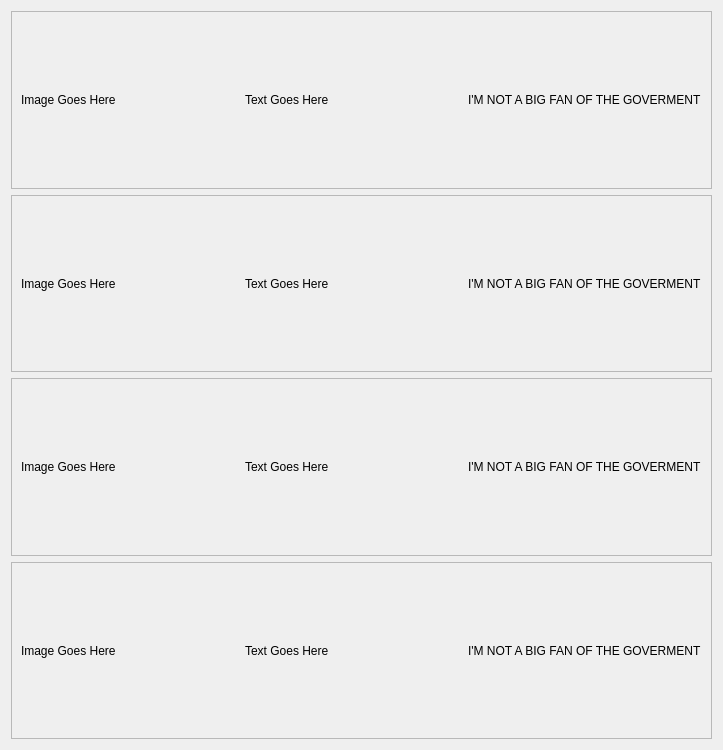
                <widget class="QWidget" name="ScrollAreaContentSubContainer">
                 <property name="geometry">
                  <rect>
                   <x>0</x>
                   <y>0</y>
                   <width>723</width>
                   <height>750</height>
                  </rect>
                 </property>
                 <layout class="QGridLayout" name="gridLayout_9">
                  <item row="0" column="0">
                   <widget class="QFrame" name="Content4">
                    <property name="frameShape">
                     <enum>QFrame::StyledPanel</enum>
                    </property>
                    <property name="frameShadow">
                     <enum>QFrame::Raised</enum>
                    </property>
                    <layout class="QHBoxLayout" name="horizontalLayout_18">
                     <item>
                      <widget class="QLabel" name="Img_4">
                       <property name="text">
                        <string>Image Goes Here</string>
                       </property>
                      </widget>
                     </item>
                     <item>
                      <widget class="QLabel" name="Desc_4">
                       <property name="text">
                        <string>Text Goes Here</string>
                       </property>
                      </widget>
                     </item>
                     <item>
                      <widget class="QLabel" name="Price_4">
                       <property name="text">
                        <string>I'M NOT A BIG FAN OF THE GOVERMENT</string>
                       </property>
                      </widget>
                     </item>
                    </layout>
                   </widget>
                  </item>
                  <item row="1" column="0">
                   <widget class="QFrame" name="Content3">
                    <property name="frameShape">
                     <enum>QFrame::StyledPanel</enum>
                    </property>
                    <property name="frameShadow">
                     <enum>QFrame::Raised</enum>
                    </property>
                    <layout class="QHBoxLayout" name="horizontalLayout_19">
                     <item>
                      <widget class="QLabel" name="Img_3">
                       <property name="text">
                        <string>Image Goes Here</string>
                       </property>
                      </widget>
                     </item>
                     <item>
                      <widget class="QLabel" name="Desc_3">
                       <property name="text">
                        <string>Text Goes Here</string>
                       </property>
                      </widget>
                     </item>
                     <item>
                      <widget class="QLabel" name="Price_3">
                       <property name="text">
                        <string>I'M NOT A BIG FAN OF THE GOVERMENT</string>
                       </property>
                      </widget>
                     </item>
                    </layout>
                   </widget>
                  </item>
                  <item row="2" column="0">
                   <widget class="QFrame" name="Content2">
                    <property name="frameShape">
                     <enum>QFrame::StyledPanel</enum>
                    </property>
                    <property name="frameShadow">
                     <enum>QFrame::Raised</enum>
                    </property>
                    <layout class="QHBoxLayout" name="horizontalLayout_20">
                     <item>
                      <widget class="QLabel" name="Img_2">
                       <property name="text">
                        <string>Image Goes Here</string>
                       </property>
                      </widget>
                     </item>
                     <item>
                      <widget class="QLabel" name="Desc_2">
                       <property name="text">
                        <string>Text Goes Here</string>
                       </property>
                      </widget>
                     </item>
                     <item>
                      <widget class="QLabel" name="Price_2">
                       <property name="text">
                        <string>I'M NOT A BIG FAN OF THE GOVERMENT</string>
                       </property>
                      </widget>
                     </item>
                    </layout>
                   </widget>
                  </item>
                  <item row="3" column="0">
                   <widget class="QFrame" name="Content1">
                    <property name="frameShape">
                     <enum>QFrame::StyledPanel</enum>
                    </property>
                    <property name="frameShadow">
                     <enum>QFrame::Raised</enum>
                    </property>
                    <layout class="QHBoxLayout" name="horizontalLayout_21">
                     <item>
                      <widget class="QLabel" name="Img_1">
                       <property name="text">
                        <string>Image Goes Here</string>
                       </property>
                      </widget>
                     </item>
                     <item>
                      <widget class="QLabel" name="Desc_1">
                       <property name="text">
                        <string>Text Goes Here</string>
                       </property>
                      </widget>
                     </item>
                     <item>
                      <widget class="QLabel" name="Price_1">
                       <property name="text">
                        <string>I'M NOT A BIG FAN OF THE GOVERMENT</string>
                       </property>
                      </widget>
                     </item>
                    </layout>
                   </widget>
                  </item>
                 </layout>
                </widget>
